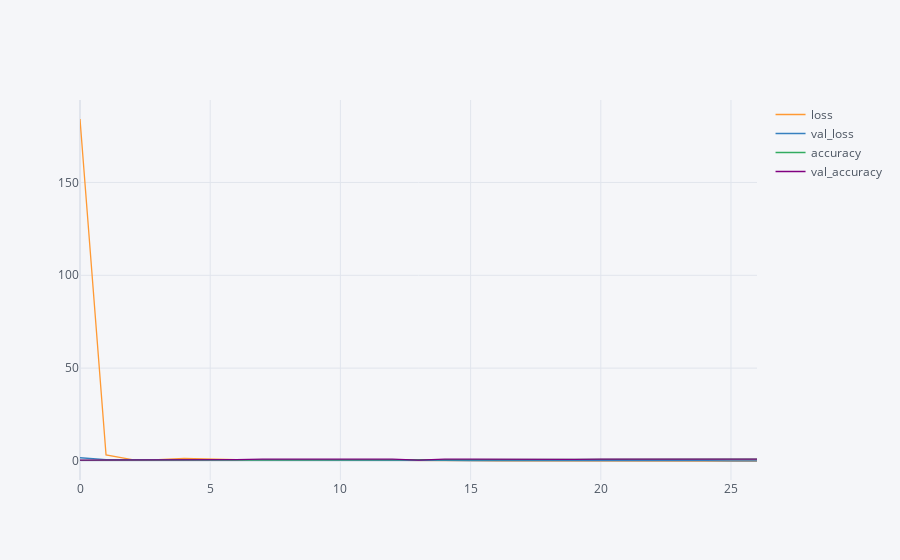

Write notebook code for a chart like this one.
### Code cell
results.iplot()

### Figure 1 — Plotly figure (JSON) as saved in the notebook; plotly's stock layout.template omitted (floating-point values rounded to 4 significant figures)
{"data": [{"line": {"color": "rgba(255, 153, 51, 1.0)", "dash": "solid", "shape": "linear", "width": 1.3}, "mode": "lines", "name": "loss", "text": "", "type": "scatter", "x": [0, 1, 2, 3, 4, 5, 6, 7, 8, 9, 10, 11, 12, 13, 14, 15, 16, 17, 18, 19, 20, 21, 22, 23, 24, 25, 26], "y": [184.1, 3.303, 0.7557, 0.7035, 1.398, 0.9018, 0.6872, 0.6733, 0.6429, 0.6688, 0.486, 0.5317, 0.4223, 0.2647, 0.6178, 0.2365, 0.1123, 0.1273, 0.05544, 0.1587, 0.0558, 0.02476, 0.02194, 0.03709, 0.03873, 0.02705, 0.009176]}, {"line": {"color": "rgba(55, 128, 191, 1.0)", "dash": "solid", "shape": "linear", "width": 1.3}, "mode": "lines", "name": "val_loss", "text": "", "type": "scatter", "x": [0, 1, 2, 3, 4, 5, 6, 7, 8, 9, 10, 11, 12, 13, 14, 15, 16, 17, 18, 19, 20, 21, 22, 23, 24, 25, 26], "y": [1.753, 0.7043, 0.6952, 0.6842, 0.7266, 0.6883, 0.6859, 0.6676, 0.6047, 0.5895, 0.5679, 0.5715, 0.3418, 0.7135, 0.347, 0.2194, 0.177, 0.2065, 0.3141, 0.1331, 0.04792, 0.0296, 0.17, 0.3894, 0.0232, 0.03235, 0.02611]}, {"line": {"color": "rgba(50, 171, 96, 1.0)", "dash": "solid", "shape": "linear", "width": 1.3}, "mode": "lines", "name": "accuracy", "text": "", "type": "scatter", "x": [0, 1, 2, 3, 4, 5, 6, 7, 8, 9, 10, 11, 12, 13, 14, 15, 16, 17, 18, 19, 20, 21, 22, 23, 24, 25, 26], "y": [0.3913, 0.5652, 0.4783, 0.4783, 0.5, 0.4783, 0.5, 0.6957, 0.8696, 0.5435, 0.9348, 0.8043, 0.9565, 0.9348, 0.6522, 0.9783, 0.9783, 0.9565, 1, 0.9348, 1, 1, 1, 0.9783, 1, 1, 1]}, {"line": {"color": "rgba(128, 0, 128, 1.0)", "dash": "solid", "shape": "linear", "width": 1.3}, "mode": "lines", "name": "val_accuracy", "text": "", "type": "scatter", "x": [0, 1, 2, 3, 4, 5, 6, 7, 8, 9, 10, 11, 12, 13, 14, 15, 16, 17, 18, 19, 20, 21, 22, 23, 24, 25, 26], "y": [0.5, 0.5, 0.5, 0.5, 0.5, 0.5, 0.7, 1, 1, 1, 0.6, 0.8, 1, 0.5, 1, 1, 0.9, 0.9, 0.9, 0.9, 1, 1, 0.9, 0.7, 1, 1, 1]}], "layout": {"legend": {"bgcolor": "#F5F6F9", "font": {"color": "#4D5663"}}, "paper_bgcolor": "#F5F6F9", "plot_bgcolor": "#F5F6F9", "title": {"font": {"color": "#4D5663"}}, "xaxis": {"gridcolor": "#E1E5ED", "showgrid": true, "tickfont": {"color": "#4D5663"}, "title": {"font": {"color": "#4D5663"}, "text": ""}, "zerolinecolor": "#E1E5ED"}, "yaxis": {"gridcolor": "#E1E5ED", "showgrid": true, "tickfont": {"color": "#4D5663"}, "title": {"font": {"color": "#4D5663"}, "text": ""}, "zerolinecolor": "#E1E5ED"}}}
